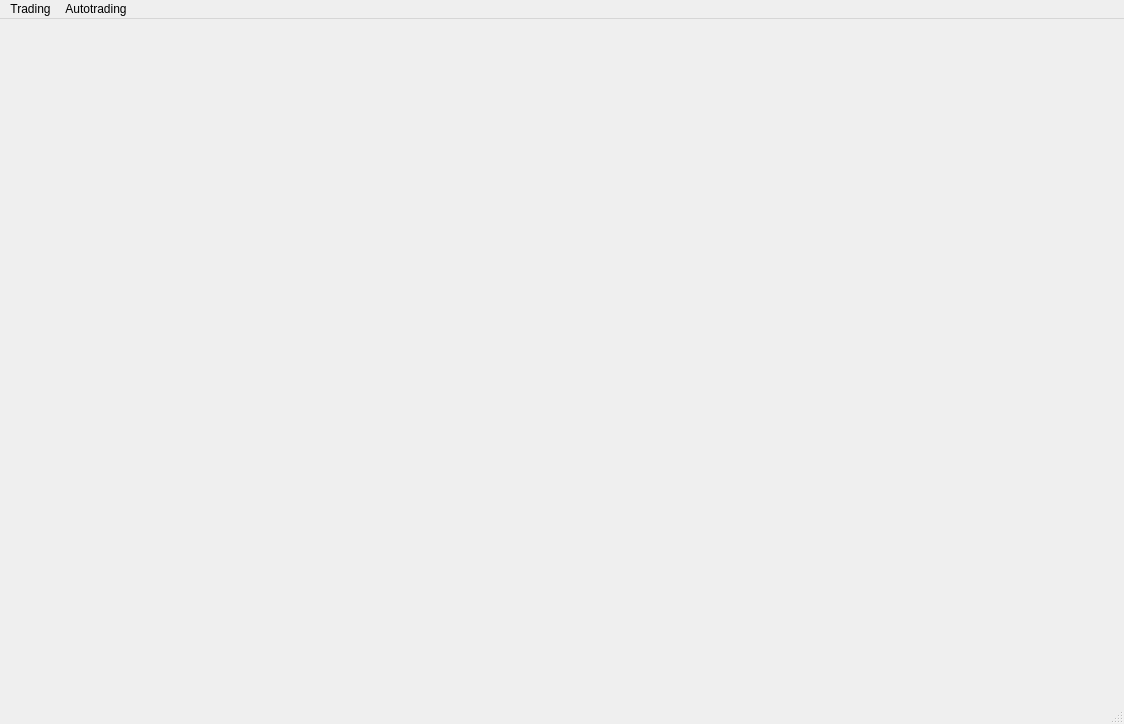
<?xml version="1.0" encoding="UTF-8"?>
<ui version="4.0">
 <class>Main</class>
 <widget class="QMainWindow" name="Main">
  <property name="geometry">
   <rect>
    <x>0</x>
    <y>0</y>
    <width>1124</width>
    <height>724</height>
   </rect>
  </property>
  <property name="windowTitle">
   <string>MainWindow</string>
  </property>
  <widget class="QWidget" name="centralwidget"/>
  <widget class="QMenuBar" name="menubar">
   <property name="geometry">
    <rect>
     <x>0</x>
     <y>0</y>
     <width>1124</width>
     <height>21</height>
    </rect>
   </property>
   <widget class="QMenu" name="menuTrading">
    <property name="title">
     <string>Trading</string>
    </property>
    <addaction name="separator"/>
    <addaction name="actionLogin"/>
    <addaction name="actionAccInfo"/>
    <addaction name="actionPositions"/>
   </widget>
   <widget class="QMenu" name="menuAutotrading">
    <property name="title">
     <string>Autotrading</string>
    </property>
   </widget>
   <addaction name="menuTrading"/>
   <addaction name="menuAutotrading"/>
  </widget>
  <widget class="QStatusBar" name="statusbar"/>
  <action name="actionLogin">
   <property name="checkable">
    <bool>false</bool>
   </property>
   <property name="text">
    <string>Login</string>
   </property>
  </action>
  <action name="actionAccInfo">
   <property name="text">
    <string>Acc Info</string>
   </property>
  </action>
  <action name="actionPositions">
   <property name="text">
    <string>Positions</string>
   </property>
  </action>
 </widget>
 <resources/>
 <connections/>
</ui>
